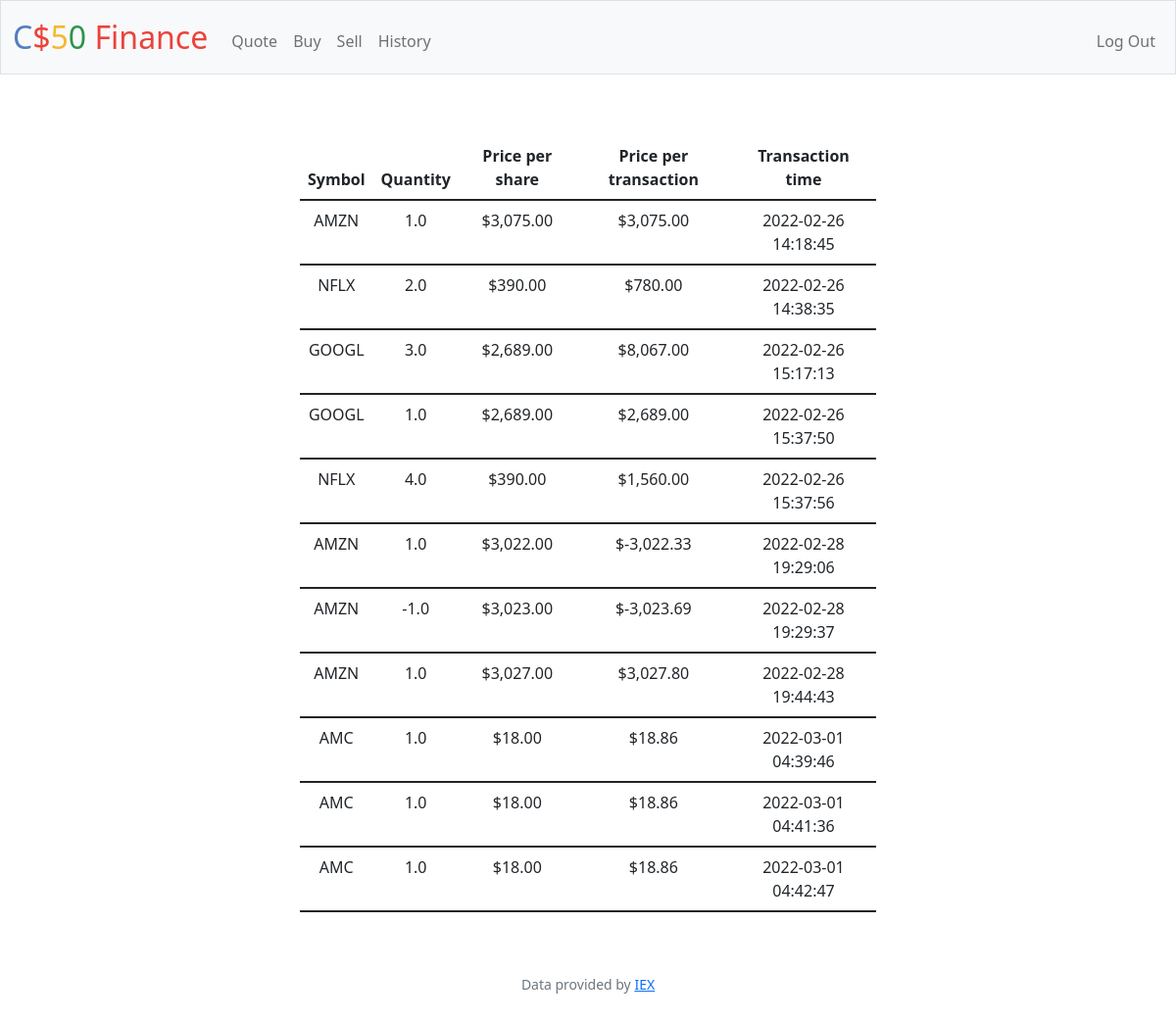
The app's page /history (signed in) with its own data.
### tables this page shows
CREATE TABLE transactions (id INTEGER PRIMARY KEY AUTOINCREMENT NOT NULL, username_id INTEGER, transaction_type TEXT, symbol TEXT, share_name TEXT, price_share REAL, quantity REAL, price_transaction REAL, transaction_time DATETIME DEFAULT CURRENT_TIMESTAMP);

### app.py (the view)
@app.route("/history")
@login_required
def history():
    if request.method == "GET":
        transactions = db.execute("SELECT * FROM transactions WHERE username_id")
        for row in transactions:
            row["price_share"] = usd(row["price_share"])
            row["price_transaction"] = usd(row["price_transaction"])
        return render_template("history.html", transactions=transactions)
    else:
        return apology("error showing")

### app.py (called while the page is built)
@app.after_request
def after_request(response):
    response.headers["Cache-Control"] = "no-cache, no-store, must-revalidate"
    response.headers["Expires"] = 0
    response.headers["Pragma"] = "no-cache"
    return response

### helpers.py (called while the page is built)
def login_required(f):
    @wraps(f)
    def decorated_function(*args, **kwargs):
        if session.get("user_id") is None:
            return redirect("/login")
        return f(*args, **kwargs)
    return decorated_function

def usd(value):
    return f"${value:,.2f}"

### templates/history.html (shortened to what this page needs)
{% extends "layout.html" %}
{% block main %}
    <table class="table">
        <thead>
            <tr class="solidlinetable">
                <th>Symbol</th>
                <th>Quantity</th>
                <th>Price per share</th>
                <th>Price per transaction</th>
                <th>Transaction time</th>
            </tr>
        </thead>
        <tbody>
        {% for row in transactions %}
            <tr class="solidlinetable">
                <td>{{ row.symbol }}</td>
                <td>{{ row.quantity }}</td>
                <td>{{ row.price_share }}</td>
                <td>{{ row.price_transaction }}</td>
                <td>{{ row.transaction_time }}</td>
            </tr>
        {% endfor %}
        </tbody>
    </table>
{% endblock %}

### templates/layout.html (shortened to what this page needs)
<!DOCTYPE html>
<html lang="en">
    <head>
        <link href="https://cdn.jsdelivr.net/npm/bootstrap@5.1.3/dist/css/bootstrap.min.css" rel="stylesheet">
        <link href="/static/styles.css" rel="stylesheet">
    </head>
    <body>
        <nav class="bg-light border navbar navbar-expand-md navbar-light">
            <div class="container-fluid">
                <a class="navbar-brand" href="/"><span class="blue">C</span><span class="red">$</span><span class="yellow">5</span><span class="green">0</span> <span class="red">Finance</span></a>
                <div class="collapse navbar-collapse" id="navbar">
                    {% if session["user_id"] %}
                        <ul class="navbar-nav me-auto mt-2">
                            <li class="nav-item"><a class="nav-link" href="/quote">Quote</a></li>
                            <li class="nav-item"><a class="nav-link" href="/buy">Buy</a></li>
                            <li class="nav-item"><a class="nav-link" href="/sell">Sell</a></li>
                            <li class="nav-item"><a class="nav-link" href="/history">History</a></li>
                        </ul>
                        <ul class="navbar-nav ms-auto mt-2">
                            <li class="nav-item"><a class="nav-link" href="/logout">Log Out</a></li>
                        </ul>
                    {% else %}
                        <ul class="navbar-nav ms-auto mt-2">
                            <li class="nav-item"><a class="nav-link" href="/register">Register</a></li>
                            <li class="nav-item"><a class="nav-link" href="/login">Log In</a></li>
                        </ul>
                    {% endif %}
                </div>
            </div>
        </nav>
        <main class="container-fluid py-5 text-center">
            {% block main %}{% endblock %}
        </main>
        <footer class="mb-5 small text-center text-muted">
            Data provided by <a href="https://iexcloud.io/">IEX</a>
        </footer>
    </body>
</html>

### static/styles.css (style rules this page uses)
nav .navbar-brand { font-size: xx-large; }
nav .navbar-brand .blue { color: #537fbe; }
nav .navbar-brand .red { color: #ea433b; }
nav .navbar-brand .yellow { color: #f5b82e; }
nav .navbar-brand .green { color: #2e944b; }
.table>:not(:first-child) { border-top: none; }
.solidlinetable { border-bottom: 2px solid currentColor; }
.table { max-width : 50%; margin : 15px 25%; }

### records on screen
transactions: symbol "AMZN", quantity "1.0", price_share "$3,075.00", price_transaction "$3,075.00", transaction_time "2022-02-26 14:18:45"
transactions: symbol "NFLX", quantity "2.0", price_share "$390.00", price_transaction "$780.00", transaction_time "2022-02-26 14:38:35"
transactions: symbol "GOOGL", quantity "3.0", price_share "$2,689.00", price_transaction "$8,067.00", transaction_time "2022-02-26 15:17:13"
transactions: symbol "GOOGL", quantity "1.0", price_share "$2,689.00", price_transaction "$2,689.00", transaction_time "2022-02-26 15:37:50"
transactions: symbol "NFLX", quantity "4.0", price_share "$390.00", price_transaction "$1,560.00", transaction_time "2022-02-26 15:37:56"
transactions: symbol "AMZN", quantity "1.0", price_share "$3,022.00", price_transaction "$-3,022.33", transaction_time "2022-02-28 19:29:06"
transactions: symbol "AMZN", quantity "-1.0", price_share "$3,023.00", price_transaction "$-3,023.69", transaction_time "2022-02-28 19:29:37"
transactions: symbol "AMZN", quantity "1.0", price_share "$3,027.00", price_transaction "$3,027.80", transaction_time "2022-02-28 19:44:43"
transactions: symbol "AMC", quantity "1.0", price_share "$18.00", price_transaction "$18.86", transaction_time "2022-03-01 04:39:46"
transactions: symbol "AMC", quantity "1.0", price_share "$18.00", price_transaction "$18.86", transaction_time "2022-03-01 04:41:36"
transactions: symbol "AMC", quantity "1.0", price_share "$18.00", price_transaction "$18.86", transaction_time "2022-03-01 04:42:47"
